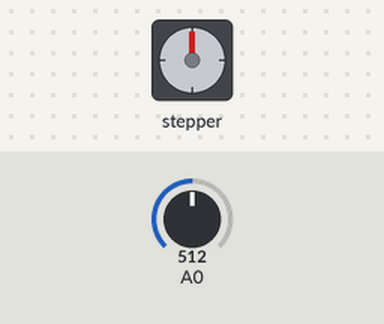
A sketch run on a simulated Arduino Uno, built with avr-gcc and run on an emulated ATmega328P. Parts: stepper motor. Wiring (inferred from the names in the program): stepper motor (200 steps per turn assumed): coils pin 8, pin 9, pin 10, pin 11. The test bench sets the inputs (shaded band); at power-on: A0 = 512.

Above: at 1.2 s.
1.3 s: A0 set to 551
At 3.0 s:
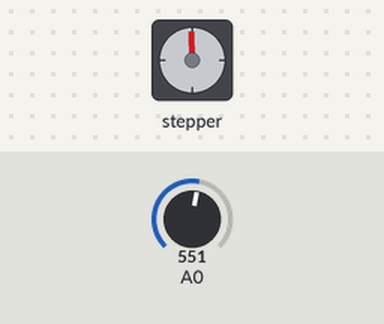
4.3 s: A0 set to 900
At 7.23 s:
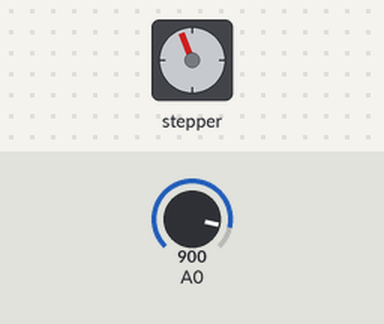
7.3 s: A0 set to 1023
At 7.53 s:
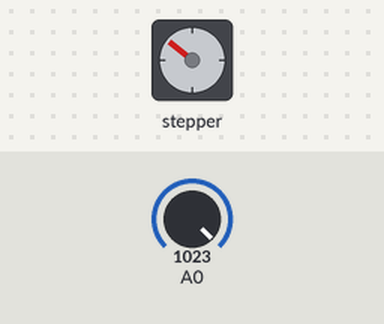
10.3 s: A0 set to 470
At 11.0 s:
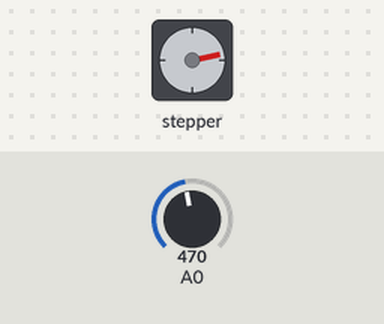
13.3 s: A0 set to 122
16.3 s: A0 set to 716
Timing chart, 0 to 33.4 s (numbered marks = the images above; inputs shaded):
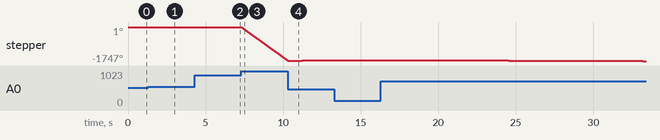

The sketch:

adv_stepper_motor.ino
```cpp
/* Stepper Unipolar Advanced
 * -------------------------
 *
 * Program to drive a stepper motor coming from a 5'25 disk drive
 * according to the documentation I found, this stepper: "[...] motor
 * made by Copal Electronics, with 1.8 degrees per step and 96 ohms
 * per winding, with center taps brought out to separate leads [...]"
 * [http://www.cs.uiowa.edu/~jones/step/example.html]
 *
 * It is a unipolar stepper motor with 5 wires:
 *
 * - red: power connector, I have it at 5V and works fine
 * - orange and black: coil 1
 * - brown and yellow: coil 2
 *
 * (cleft) 2005 DojoDave for K3
 * http://www.0j0.org | http://arduino.berlios.de
 *
 * @author: David Cuartielles
 * @date: 20 Oct. 2005
 */

int motorPins[] = {8, 9, 10, 11};
int count = 0;
int count2 = 0;
int delayTime = 2;
int val = 0;

void setup() {
  for (count = 0; count < 4; count++) {
    pinMode(motorPins[count], OUTPUT);
  }
}

void moveForward()
{
  if ((count2 == 0) || (count2 == 1))
  {
    count2 = 16;
  }
  count2>>=1;
  for (count = 3; count >= 0; count--) {
    digitalWrite(motorPins[count], count2>>count&0x01);
  }
  delay(delayTime);
}

void moveBackward() {
  if ((count2 == 0) || (count2 == 1)) {
    count2 = 16;
  }
  count2>>=1;
  for (count = 3; count >= 0; count--) {
    digitalWrite(motorPins[3 - count], count2>>count&0x01);
  }
  delay(delayTime);
}

void loop() {
  val = analogRead(0);
  if (val > 540) {
    // move faster the higher the value from the potentiometer
    delayTime = 2048 - 1024 * val / 512 + 1;
    moveForward();
  } else if (val < 480) {
    // move faster the lower the value from the potentiometer
    delayTime = 1024 * val / 512 + 1;
    moveBackward();
  } else {
    delayTime = 1024;
  }
}
```
